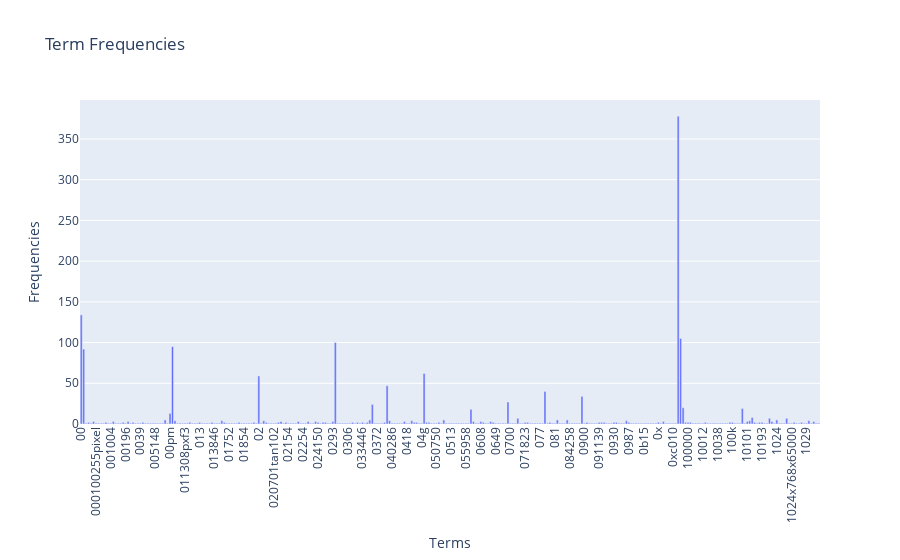

Notebook source saved alongside this figure:
### Markdown cell above
### >>> **Exercise 12 (take home):**
If you want a nicer interactive visualization here, I would encourage you try to install and use plotly to achieve this.

### Code cell
# Answer here
import plotly.express as px
import pandas as pd

# 將詞頻數據轉換為 DataFrame 以便繪圖
df = pd.DataFrame({
    "Terms": count_vect.get_feature_names_out()[:300],  # 前 300 個詞彙
    "Frequencies": term_frequencies[:300]              # 對應的詞頻
})

# 使用 Plotly 繪製柱狀圖
fig = px.bar(df, x='Terms', y='Frequencies', title="Term Frequencies", labels={'Terms': 'Terms', 'Frequencies': 'Frequencies'})

# 更新 X 軸標籤旋轉角度，以避免擁擠
fig.update_layout(xaxis_tickangle=-90)

# 顯示圖表
fig.show()

### Figure 1 — Plotly figure (JSON) as saved in the notebook; plotly's stock layout.template omitted (floating-point values rounded to 4 significant figures; data arrays with more than 128 entries replaced by an {"elided": "..."} marker saying what was removed)
{"data": [{"alignmentgroup": "True", "hovertemplate": "Terms=%{x}<br>Frequencies=%{y}<extra></extra>", "legendgroup": "", "marker": {"color": "#636efa", "pattern": {"shape": ""}}, "name": "", "offsetgroup": "", "orientation": "v", "showlegend": false, "textposition": "auto", "type": "bar", "x": {"elided": "300 str values"}, "xaxis": "x", "y": {"elided": "300 int values"}, "yaxis": "y"}], "layout": {"barmode": "relative", "legend": {"tracegroupgap": 0}, "title": {"text": "Term Frequencies"}, "xaxis": {"anchor": "y", "domain": [0, 1], "tickangle": -90, "title": {"text": "Terms"}}, "yaxis": {"anchor": "x", "domain": [0, 1], "title": {"text": "Frequencies"}}}}
